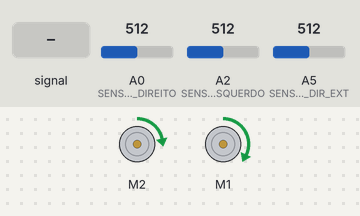
The sketch below on a simulated Arduino Uno, built with avr-gcc and run on an emulated ATmega328P. On the bench: 2 × DC motor (green arrow = forward, orange = backward, longer = faster). The test bench sets the inputs (shaded band); at power-on: A0 (SENSOR_DIREITO) = 512, A5 (SENSOR_DIR_EXT) = 512, A2 (SENSOR_ESQUERDO) = 512. What the sketch prints to the serial monitor is not drawn.

Above: at 1.2 s.
1.3 s: A2 (SENSOR_ESQUERDO) fed a 200 Hz sine of ±81 counts around its level
4.3 s: A0 (SENSOR_DIREITO) set to 390
At 4.8 s:
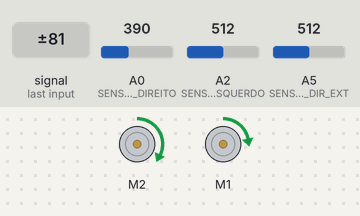
5.8 s: A5 (SENSOR_DIR_EXT) set to 390
7.5 s: A2 (SENSOR_ESQUERDO) set to 390
9.0 s: A0 (SENSOR_DIREITO) set to 511
At 10.2 s:
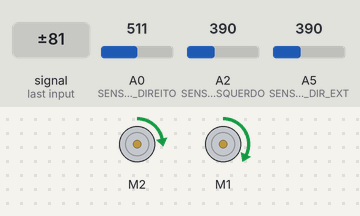
10.5 s: A2 (SENSOR_ESQUERDO) set to 511
Timing chart, 0 to 13.5 s (numbered marks = the images above; inputs shaded):
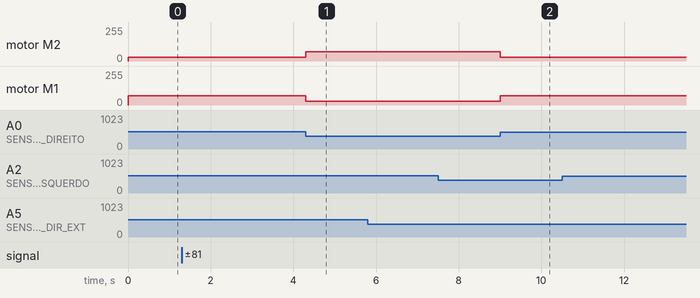

The sketch:

obr_2022.ino
```cpp
#include <Arduino.h>
#include <AFMotor.h>

AF_DCMotor motorDireito(1);
AF_DCMotor motorEsquerdo(2);

const int SENSOR_ESQUERDO = A2;
const int SENSOR_DIREITO = A0;
const int SENSOR_ESQ_EXT = A2;
const int SENSOR_DIR_EXT = A5;

int leitura_esquerdo = 0;
int leitura_direito = 0;
int leitura_esq_ext = 0;
int leitura_dir_ext  = 0;

bool encontrouPreto(int leitura) {
  return leitura < 2000 ? true : false;
}

void definirVelocidade(int velocidadeEsq, int velocidadeDir) {
  motorEsquerdo.setSpeed(velocidadeEsq);
  motorDireito.setSpeed(velocidadeDir);
}

void ligarMotores() {
  motorEsquerdo.run(FORWARD);
  motorDireito.run(FORWARD);
}

void desligarMotores() {
  motorDireito.run(RELEASE);
  motorEsquerdo.run(RELEASE);
}

void acelerarRobo(int velocidadeEsq, int velocidadeDir) {
  definirVelocidade(velocidadeEsq, velocidadeDir);
  ligarMotores();
}

void pararRobo() {
  definirVelocidade(0, 0);
  desligarMotores();
}

void fazerCurva(int velEsq, int velDir, int intervalo) {
  motorEsquerdo.setSpeed(velEsq);
  motorDireito.setSpeed(velDir);
  ligarMotores();
}

bool sensoresMesmaCor(int valor_leitura) {
  if (
    leitura_direito < valor_leitura &&
    leitura_dir_ext < valor_leitura &&
    leitura_esquerdo < valor_leitura &&
    leitura_esq_ext < valor_leitura
  ) {return true;}
  return false;
}

void setup() {
  Serial.begin(115200);
  pinMode(SENSOR_ESQUERDO, INPUT);
  pinMode(SENSOR_DIREITO, INPUT);
  pinMode(SENSOR_ESQ_EXT, INPUT);
  pinMode(SENSOR_DIR_EXT, INPUT);
}

void loop() {
  testeSensores();
  if (leitura_esquerdo > 400) {
    acelerarRobo(70, 30);
  }
  if (leitura_direito > 400) {
    acelerarRobo(30, 70);
  }
  //seguirLinha();
}

void testeSensores() {
  leitura_esquerdo = analogRead(SENSOR_ESQUERDO);
  leitura_direito = analogRead(SENSOR_DIREITO);
  leitura_esq_ext = analogRead(SENSOR_ESQ_EXT);
  leitura_dir_ext = analogRead(SENSOR_DIR_EXT);


  Serial.print("ESQUERDO: " + leitura_esquerdo);
  // const int SENSOR_DIR_EXT = 3;
  Serial.println(" | DIREITO: " + leitura_direito);
  Serial.print("ESQUERDO_EXTERNO: " + leitura_dir_ext);
  Serial.println(" | DIREITO_EXTERNO " + leitura_dir_ext);

  //delay(100);
}
/*
//MUDAR SEGUIR LINHA
void seguirLinha() {
  acelerarRobo(255);
  if () {
    zigzag();
  } else {
    fimDaLinha();
  }
}

// por favor, essa função precisa de um nome melhor
void zigzag() {
  if (encontrouPreto(leitura_esquerdo)) {
    motores.turn(70, 30);
  }
  // se der problema, testar com "else if"
  if (encontrouPreto(leitura_direito)) {
    motores.turn(30, 70);
  }
}

void fimDaLinha() {
  while (encontrouPreto(leitura_centro)) {
    motores.backward(50);
  }
  // se nao funcionar, armazenar retorno do estaReto() em uma variável
  while (estaReto() == false) {
    zigzag();
  }
}
*/
```

Measured:
- after the input at 4.3 s, motor M2: forward 30/255 → forward 70/255 at once; motor M1: forward 70/255 → forward 30/255 at once
- after the input at 9.0 s, motor M2: forward 70/255 → forward 30/255 at once; motor M1: forward 30/255 → forward 70/255 at once
